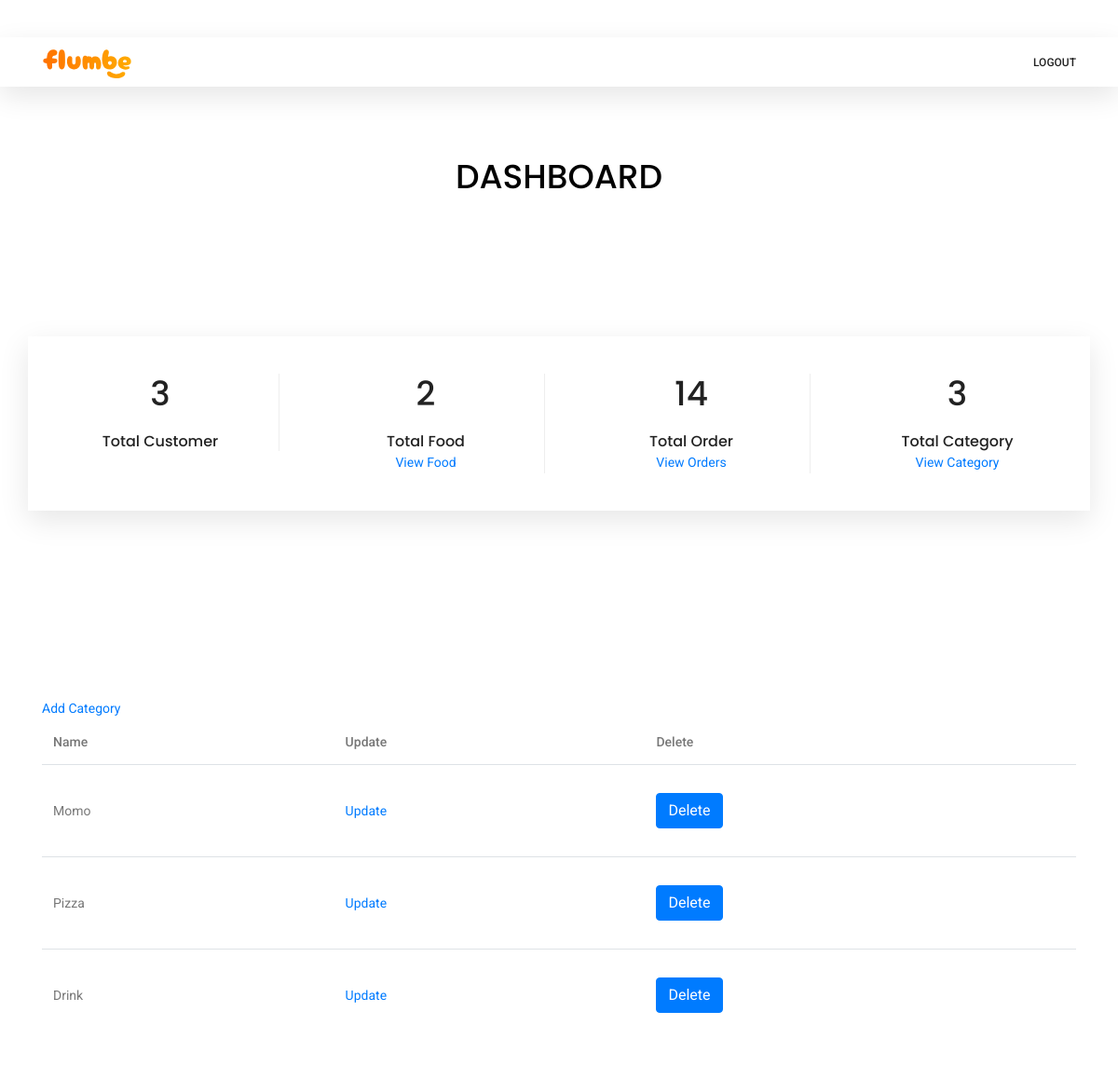
The app's page /dashboard/category (signed in), older data.
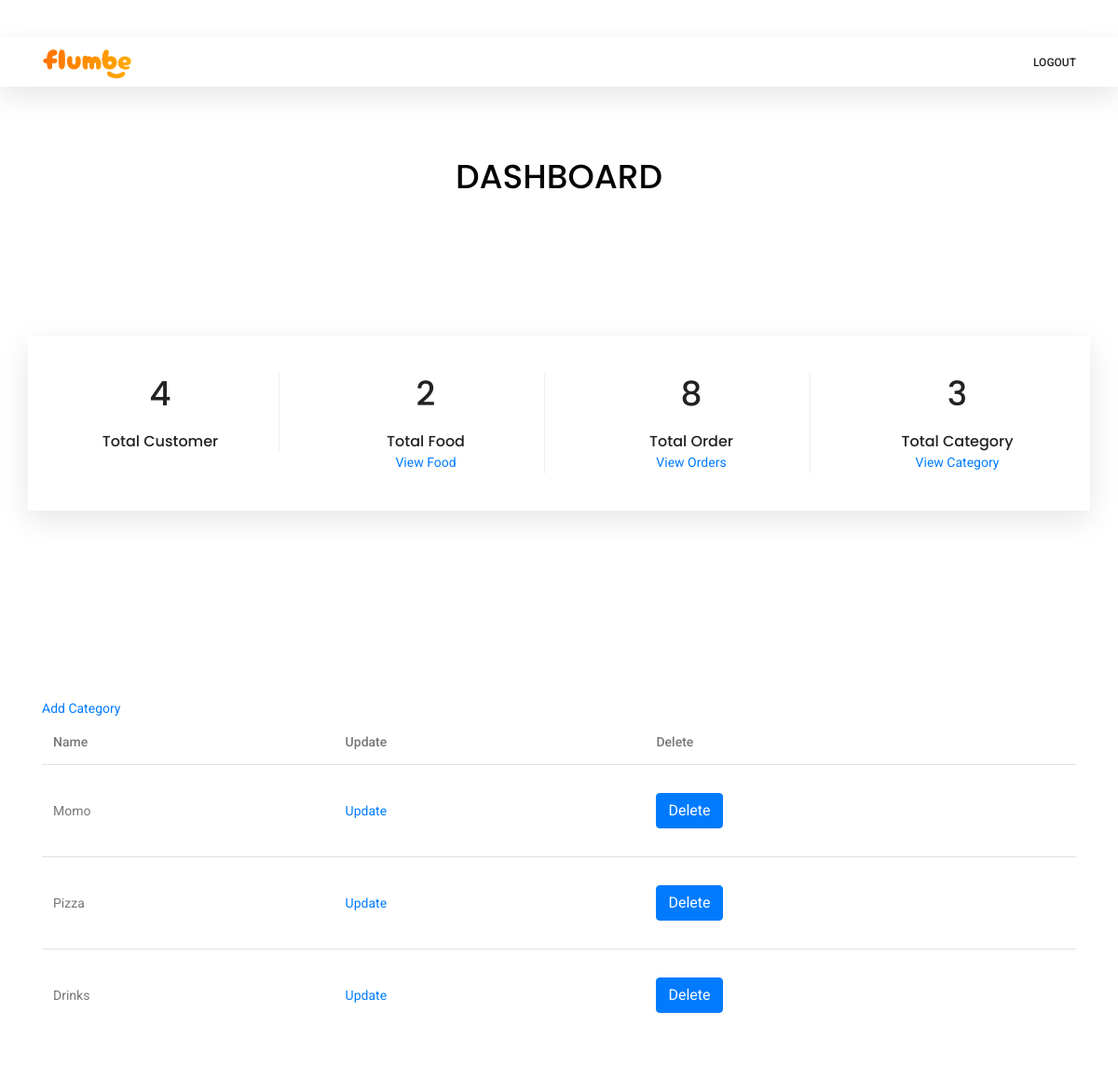
The same page, newer data.
### food/models.py (models this page shows, shortened)
class Category(models.Model):
    name = models.CharField(max_length=20)

### account/decorators.py (the view)
    def wrapper_func(request, *args, **kwargs):
        if request.user.is_superuser:
            return view_func(request, *args, **kwargs)
        else:
            return redirect('food:index')

### account/views.py (called while the page is built)
@login_required(login_url='account:login')
@admin_only
def category(request):  # Admin view category method
    f = Food.objects.all()
    o = Order.objects.all()
    c = Customer.objects.all()
    cat = Category.objects.all()
    total_food = f.count()
    total_order = o.count()
    total_customer = c.count()
    total_category = cat.count()
    return render(request, "account/category.html", {"cat": cat, "total_food": total_food, "total_order": total_order, "total_customer": total_customer, "total_category": total_category})

### account/templates/account/category.html
{%extends 'base.html' %} {% load static %} {% block content%}
<br />
<br />
<br />
<br />
<br />
<br />
<br />
<div class="container">
  <div class="row justify-content-center">
    <div class="col-lg-6 text-center">
      <div class="section-title">
        <h1>
          <a href="{%url 'account:home'%}" style="color:black;">DASHBOARD</a>
        </h1>
      </div>
    </div>
  </div>
</div>
<section class="features-area section_gap">
  <div class="container">
    <div class="row features-inner">
      <div class="col-lg-3 col-md-6 col-sm-6">
        <div class="single-features">
          <div class="f-icon">
            <h1>{{total_customer}}</h1>
          </div>
          <h6>Total Customer</h6>
        </div>
      </div>
      <div class="col-lg-3 col-md-6 col-sm-6">
        <div class="single-features">
          <div class="f-icon">
            <h1>{{total_food}}</h1>
          </div>
          <h6>Total Food</h6>
          <p><a href="{%url 'account:food'%}">View Food</a></p>
        </div>
      </div>
      <div class="col-lg-3 col-md-6 col-sm-6">
        <div class="single-features">
          <div class="f-icon">
            <h1>{{total_order}}</h1>
          </div>
          <h6>Total Order</h6>
          <p><a href="{%url 'account:all_orders'%}">View Orders</a></p>
        </div>
      </div>
      <div class="col-lg-3 col-md-6 col-sm-6">
        <div class="single-features">
          <div class="f-icon">
            <h1>{{total_category}}</h1>
          </div>
          <h6>Total Category</h6>
          <p><a href="{%url 'account:category'%}">View Category</a></p>
        </div>
      </div>
    </div>
  </div>
</section>
<section class="cart_area">
  <div class="container">
    <a href="{%url 'account:add_category'%}">Add Category</a>
    <div class="cart_inner">
      <div class="table-responsive">
        <table class="table">
          <thead>
            <tr>
              <th scope="col">Name</th>
              <th scope="col">Update</th>
              <th scope="col">Delete</th>
            </tr>
          </thead>
          {%if cat%}
          <tbody>
            {%for c in cat%}
            <tr>
              <td>{{c.name}}</td>
              <td>
                <a href="{%url 'account:update_category' c.pk%}">Update</a>
              </td>
              <td>
                <form
                  method="POST"
                  action="{% url 'account:delete_category' c.pk%}"
                >
                  {%csrf_token%}<button
                    type="submit"
                    class="btn btn-primary red"
                  >
                    Delete
                  </button>
                </form>
              </td>
            </tr>
            {%endfor%}
          </tbody>
          {%else%}
          <h1>No Category !</h1>
          {%endif%}
        </table>
      </div>
    </div>
  </div>
</section>
{%endblock %}

Row changes from the older to the newer data that the page shows:
changed Category: name "Drink" → "Drinks"
Text that changed along with them:
{{ total_customer }}: "3" → "4"
{{ total_order }}: "14" → "8"
